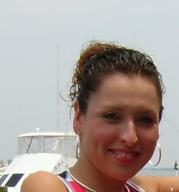
#> input picture 大作业/project_2018/project_2018/Face_Detection/files_of_faces/file0068.jpg, 179 x 192 px, given in place of file0001.jpg, which was not available
$ python face_detection_v2.py
#> lines starting #> are read from the running program, lines starting #| are printed output that depends on the picture; pictures that were not available may be replaced by others from this repository, and a replacement may not be noted
#> (reads 大作业/project_2018/project_2018/Face_Detection/files_of_faces/faces.txt from the repository)
"""
 1.在该py文件根目录下有：
                    ①files_of_faces文件夹：
                                          A.存储提供的所有的照片
                                          B.所有照片的名字（利用cmd指令实现
                    ②the_frame_of_faces文件夹：
                                          存储能框出脸部且框出脸部后的照片
 2.若人脸无法检测出来，则不显示
 3.显示人脸辨别率
"""


import cv2,os
from PIL import Image,ImageDraw


#利用opencv自带分类器haarcascade_frontalface_default.xml来检测人脸
def detectFaces(image_name):
#> called with image_name = 'files_of_faces/file0001.jpg'
    img = cv2.imread(image_name)
#> img is the input picture: shape (192, 179, 3); mean B, G, R 155, 160.3, 172.5
    face_cascade = cv2.CascadeClassifier("trained_files/haarcascade_frontalface_default.xml") # classifier
    if img.ndim == 3:
        gray = cv2.cvtColor(img, cv2.COLOR_BGR2GRAY)
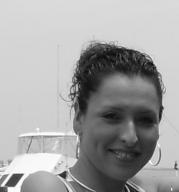
#> gray: shape (192, 179); min 4, max 255, mean 163.4
    else:
        gray = img
    faces = face_cascade.detectMultiScale(gray, 1.2, 5)
#> faces = [[79, 83, 94, 94]]
    result = []
    for (x,y,width,height) in faces:
        result.append((x,y,x+width,y+height))
#> this loop made 1 pass
#> after the loop, result = [(79, 83, 173, 177)]
    return result


#用红线划出人脸部分
def drawFaces(image_name):
    global count, nondetected, out_catalog
    faces = detectFaces(image_name)
#> faces = [(79, 83, 173, 177)]
    img = Image.open(image_name)
#> img: PIL image 179x192 RGB
    draw_instance = ImageDraw.Draw(img)
    if len(faces):                      # to avoid counting more than once when detecting more than one faces in one picture
        count+=1
    else:
        nondetected.append(image_name)  # if faces is empty, this picture must be not detected
    for (x1,y1,x2,y2) in faces:
        draw_instance.rectangle((x1,y1,x2,y2), outline=(255))
        img.save(out_catalog + '/' + image_name.split('/')[1])
#> this loop made 1 pass
#> pass 1, in drawFaces, `img.save(out_catalog + '/' + image_name.split('/')[1])`:
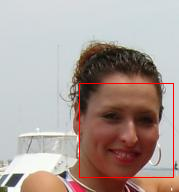
#> saved as file0001.jpg: PIL image 179x192 RGB; mean R, G, B 173.6, 159, 153.8

"""
    以下是主程序
    变量说明：
            count   识别的人脸数   int
            sum     总人脸数       int
            faces   文件          file
            theline 文件某一行     string
            content 照片地址       string

"""
if __name__ == '__main__':
    in_catalog = "files_of_faces"           # use a variable to represent the string, make it more convenient to modify the path
    out_catalog = "the_frame_of_faces_new"
    count=0
    sum=0
    error = []
    nondetected = []
    faces = open(in_catalog + '/faces.txt', 'r')
    if not os.path.exists(out_catalog):

    #若不存在the_frame_of_faces文件，则创建

        os.mkdir(out_catalog)
    #else:
    #    os.system("del %s\\*.jpg"%out_catalog)
    while True:
        theline = faces.readline()
        if len(theline) == 0 or len(theline)==1:
            break
        sum+=1
        print("%d"%sum)
        content = theline[:-1]
        try:                         # Robustness. To avoid losing data that we have already got when some errors occur.
            drawFaces(in_catalog + '/' + content)
        except ValueError:
            error.append(in_catalog + '/' + content)
        except RuntimeError:
            error.append(in_catalog + '/' + content)
#> pass 2 of the loop `while True:`:
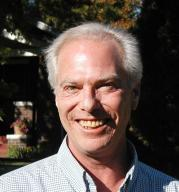
#> input picture 大作业/project_2018/project_2018/Face_Detection/files_of_faces/file0119.jpg, 179 x 192 px, given in place of file0002.jpg, which was not available
#> in detectFaces, img is the input picture: shape (192, 179, 3); mean B, G, R 71, 76.8, 89.7
#> in detectFaces (call 2), `gray = cv2.cvtColor(img, cv2.COLOR_BGR2GRAY)`:
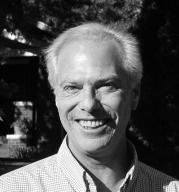
#> gray: shape (192, 179); min 0, max 255, mean 80
#> in detectFaces (call 2), `faces = face_cascade.detectMultiScale(gray, 1.2, 5)`: faces = [[49, 54, 83, 83]]
#> the loop in detectFaces (call 2), `for (x,y,width,height) in faces:` made 1 pass
#> after the loop in detectFaces (call 2), `for (x,y,width,height) in faces:`: result = [(49, 54, 132, 137)]
#> img: PIL image 179x192 RGB
#> the loop in drawFaces (call 2), `for (x1,y1,x2,y2) in faces:` made 1 pass
#> pass 1, in drawFaces (call 2), `img.save(out_catalog + '/' + image_name.split('/')[1])`:
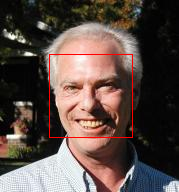
#> saved as file0002.jpg: PIL image 179x192 RGB; mean R, G, B 91, 75.9, 70.1
#> (the run stopped early here; a loop or call above may not have finished)
